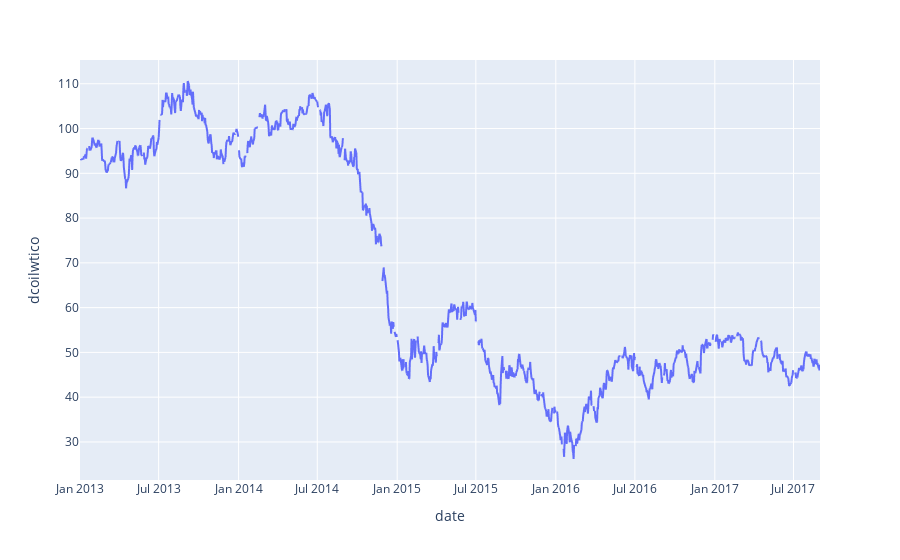

The notebook cell saved with this chart:
### Markdown cell above
#Lets look for trends,seasonality and cyclic in each df

### Code cell
import plotly.express as px

fig = px.line(oil_df, x='date', y="dcoilwtico")
fig.show()

### Figure 1 — Plotly figure (JSON) as saved in the notebook; plotly's stock layout.template omitted (floating-point values rounded to 4 significant figures; data arrays with more than 128 entries replaced by an {"elided": "..."} marker saying what was removed)
{"data": [{"hovertemplate": "date=%{x}<br>dcoilwtico=%{y}<extra></extra>", "legendgroup": "", "line": {"color": "#636efa", "dash": "solid"}, "marker": {"symbol": "circle"}, "mode": "lines", "name": "", "showlegend": false, "type": "scattergl", "x": {"elided": "1218 str values"}, "xaxis": "x", "y": {"elided": "1218 float values"}, "yaxis": "y"}], "layout": {"legend": {"tracegroupgap": 0}, "margin": {"t": 60}, "xaxis": {"anchor": "y", "domain": [0, 1], "title": {"text": "date"}}, "yaxis": {"anchor": "x", "domain": [0, 1], "title": {"text": "dcoilwtico"}}}}
